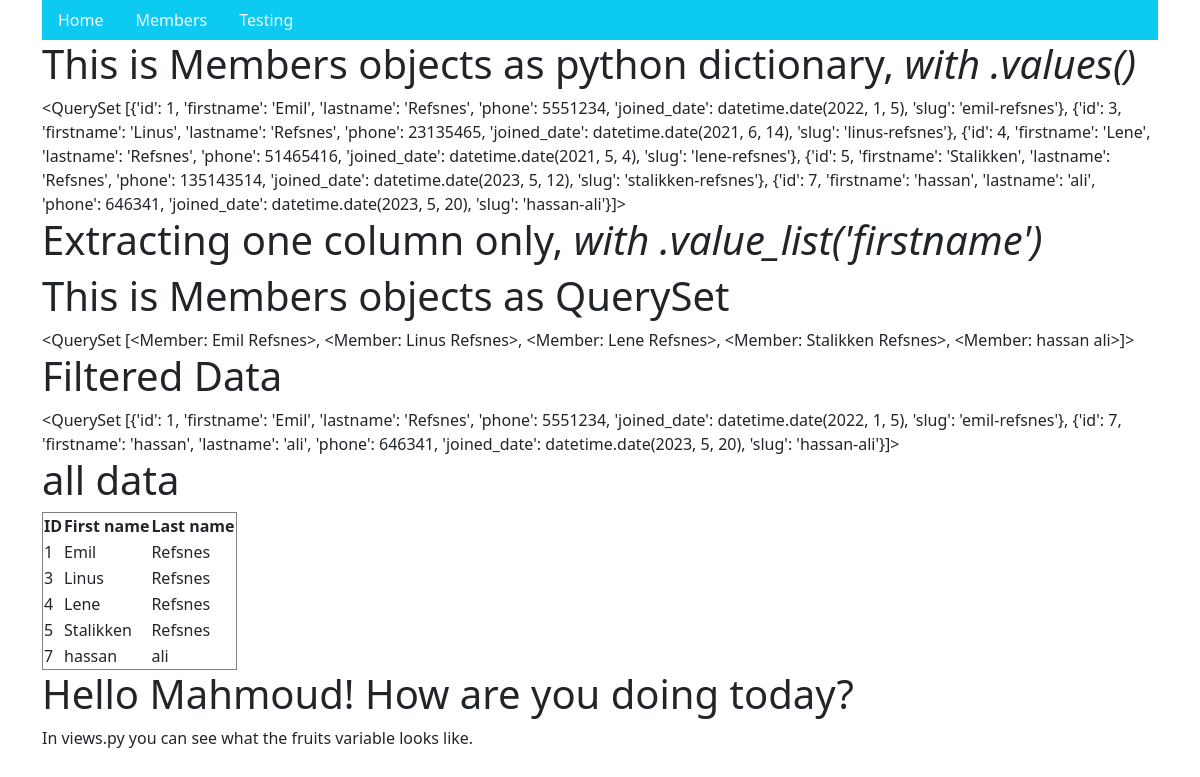
Screenshot of /testing/ with the database file from the repository.
### members/models.py (models this page shows)
class Member(models.Model):
    firstname = models.CharField(max_length=255)
    lastname = models.CharField(max_length=255)
    phone = models.IntegerField(null=True)
    joined_date = models.DateField(null=True)
    slug = models.SlugField(default="", null=False)
    def __str__(self):
        return f"{self.firstname} {self.lastname}"

### members/views.py (the view)
# urls.py: path('testing/', views.testing, name='testing'),
def testing(request):
    data = Member.objects.all()
    values = Member.objects.all().values()
    orData = Member.objects.filter(Q(firstname='Emil') | Q(firstname='hassan')).values()
    template = loader.get_template('template.html')
    context = {
        'members': data,
        'values': values,
        'ordata': orData,
    }
    return HttpResponse(template.render(context, request))

### members/templates/template.html (shortened to what this page needs)
{% extends "master.html" %}
{% block content %}
        <h1>This is Members objects as python dictionary, <i> with .values()</i></h1>
        {{values}}
        <h1>Extracting one column only, <i> with .value_list('firstname')</i></h1>
        <h1>This is Members objects as QuerySet</h1>
        {{members}}
        <h1>Filtered Data</h1>
        {{ordata}}
        <h1>all data</h1>
        <table border="1">
            <tr>
                <th>ID</th>
                <th>First name</th>
                <th>Last name</th>
            </tr>
            {% for m in members %}
                <tr>
                    <td>{{m.id}}</td>
                    <td>{{m.firstname}}</td>
                    <td>{{m.lastname}}</td>
                </tr>
            {% endfor %}
        </table>
        {% with firstName="Mahmoud" %}
        <h1>Hello {{firstName}}! How are you doing today?</h1>
        {% endwith %}
        <p>In views.py you can see what the fruits variable looks like.</p>
{% endblock %}

### members/templates/master.html (shortened to what this page needs)
{% load static %}
<!DOCTYPE html>
<html>
  <head>
    {% load bootstrap5 %}
    {% bootstrap_css %}
  </head>
  <body>
    <div class="container">
      <div class="nav bg-info">
        <li class="nav-item">
          <a class="nav-link link-light" href="/">Home</a>
        </li>
        <li class="nav-item">
          <a class="nav-link link-light" href="/members">Members</a>
        </li>
        <li class="nav-item">
          <a class="nav-link link-light" href="/testing">Testing</a>
        </li>
      </div>
      {% block content %}
      {% endblock %}
    </div>
  </body>
</html>

### rows the page displays
Member: firstname+lastname "<QuerySet [<Member: Emil Refsnes>, <Member: Linus Refsnes>, <Member: Lene Refsnes>, <Member: Stalikken Refsnes>, <Member: hassan ali>]>", id "1", firstname "Emil", lastname "Refsnes"
Member: id "3", firstname "Linus", lastname "Refsnes"
Member: id "4", firstname "Lene", lastname "Refsnes"
Member: id "5", firstname "Stalikken", lastname "Refsnes"
Member: id "7", firstname "hassan", lastname "ali"

### other values shown
{{ firstName }} "Mahmoud"
